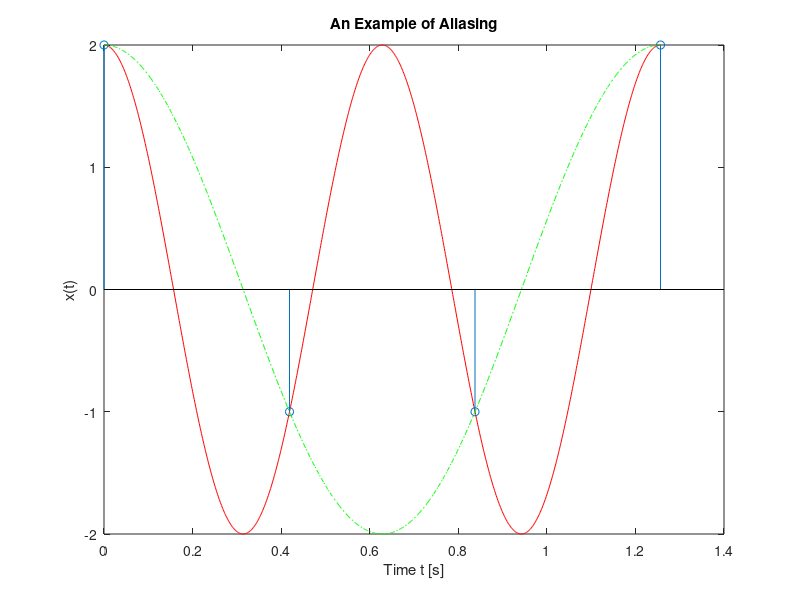

Here is the MATLAB script that generated this plot:
%% Aliasing 
%
% An illustration of aliasing due to undersampling.
%
% In this example, we sample a cosine waveform with frequency
% $\omega_0$ = 10 rad/s at a sampling rate $\omega_s = 1.5\omega_0$.
% That is less than the minimum $\omega_s = 2\omega_0$.
%
% Prepared for EG-247 Signals and Systems
% by Dr Chris Jobling.
%
A = 2;
w0 = 10;
ws = 1.5*w0;
Ts = 2*pi/ws;
tmax = 2*(2*pi/w0);
t = linspace(0,tmax,1000);
plot(t,A*cos(w0*t),'r')
hold on
%% Now we sample
ts = 0:Ts:tmax;
stem(ts,A*cos(w0*ts))
%% 
% we observe that a waveform with half the frequency of the original
% would have the same sampled points.
plot(t,A*cos(w0*t/2),'g-.')
hold off
title('An Example of Aliasing')
xlabel('Time t [s]')
ylabel('x(t)')